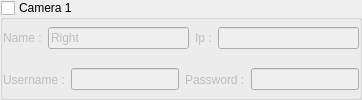
                       <widget class="QGroupBox" name="group_camera_1">
                        <property name="maximumSize">
                         <size>
                          <width>16777215</width>
                          <height>156</height>
                         </size>
                        </property>
                        <property name="title">
                         <string>Camera 1</string>
                        </property>
                        <property name="checkable">
                         <bool>true</bool>
                        </property>
                        <property name="checked">
                         <bool>false</bool>
                        </property>
                        <layout class="QVBoxLayout" name="verticalLayout_10">
                         <property name="leftMargin">
                          <number>0</number>
                         </property>
                         <property name="topMargin">
                          <number>0</number>
                         </property>
                         <property name="rightMargin">
                          <number>0</number>
                         </property>
                         <property name="bottomMargin">
                          <number>0</number>
                         </property>
                         <item>
                          <widget class="QFrame" name="frame_22">
                           <property name="frameShape">
                            <enum>QFrame::Shape::NoFrame</enum>
                           </property>
                           <layout class="QHBoxLayout" name="horizontalLayout_22">
                            <property name="leftMargin">
                             <number>0</number>
                            </property>
                            <property name="topMargin">
                             <number>0</number>
                            </property>
                            <property name="rightMargin">
                             <number>0</number>
                            </property>
                            <property name="bottomMargin">
                             <number>0</number>
                            </property>
                            <item>
                             <widget class="QLabel" name="label_33">
                              <property name="text">
                               <string>Name :</string>
                              </property>
                             </widget>
                            </item>
                            <item>
                             <widget class="QLineEdit" name="line_name_camera_1">
                              <property name="maximumSize">
                               <size>
                                <width>174</width>
                                <height>16777215</height>
                               </size>
                              </property>
                              <property name="text">
                               <string>Right</string>
                              </property>
                             </widget>
                            </item>
                            <item>
                             <widget class="QLabel" name="label_18">
                              <property name="text">
                               <string>Ip :</string>
                              </property>
                             </widget>
                            </item>
                            <item>
                             <widget class="QLineEdit" name="line_ip_camera_1"/>
                            </item>
                           </layout>
                          </widget>
                         </item>
                         <item>
                          <widget class="QFrame" name="frame_23">
                           <property name="frameShape">
                            <enum>QFrame::Shape::NoFrame</enum>
                           </property>
                           <layout class="QHBoxLayout" name="horizontalLayout_23">
                            <property name="leftMargin">
                             <number>0</number>
                            </property>
                            <property name="topMargin">
                             <number>0</number>
                            </property>
                            <property name="rightMargin">
                             <number>0</number>
                            </property>
                            <property name="bottomMargin">
                             <number>0</number>
                            </property>
                            <item>
                             <widget class="QLabel" name="label_19">
                              <property name="text">
                               <string>Username :</string>
                              </property>
                             </widget>
                            </item>
                            <item>
                             <widget class="QLineEdit" name="line_username_camera_1"/>
                            </item>
                            <item>
                             <widget class="QFrame" name="frame_24">
                              <property name="frameShape">
                               <enum>QFrame::Shape::NoFrame</enum>
                              </property>
                              <layout class="QHBoxLayout" name="horizontalLayout_24">
                               <property name="leftMargin">
                                <number>0</number>
                               </property>
                               <property name="topMargin">
                                <number>0</number>
                               </property>
                               <property name="rightMargin">
                                <number>0</number>
                               </property>
                               <property name="bottomMargin">
                                <number>0</number>
                               </property>
                               <item>
                                <widget class="QLabel" name="label_20">
                                 <property name="text">
                                  <string>Password :</string>
                                 </property>
                                </widget>
                               </item>
                               <item>
                                <widget class="QLineEdit" name="line_password_camera_1"/>
                               </item>
                              </layout>
                             </widget>
                            </item>
                           </layout>
                          </widget>
                         </item>
                        </layout>
                       </widget>
